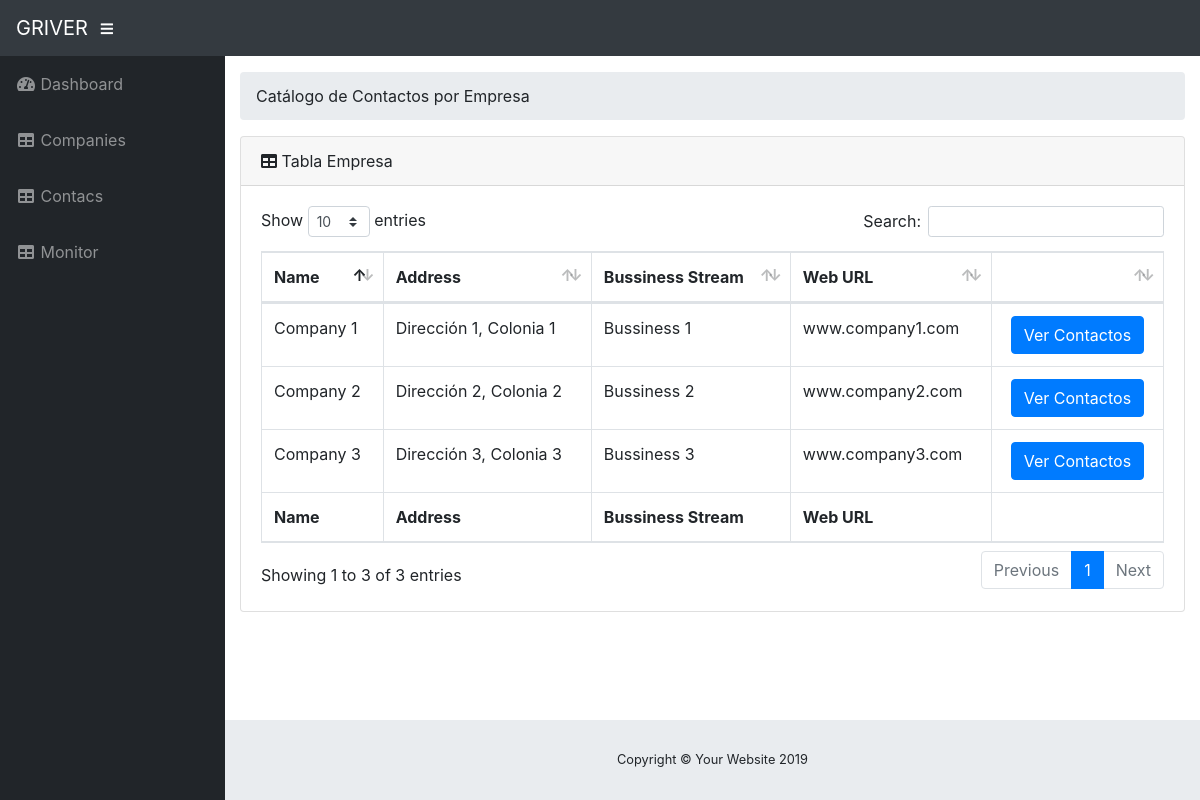
Screenshot of /resources/views/monitor/index.php with the database file from the repository.
### tables this page shows
CREATE TABLE company (
    id INT NOT NULL AUTO_INCREMENT,
    company_name VARCHAR(100) NOT NULL,
    company_rfc VARCHAR(100) NOT NULL,
    company_address VARCHAR(100) NOT NULL,
    business_stream VARCHAR(100) NOT NULL,
    company_website_url VARCHAR(255) NOT NULL,
    company_country VARCHAR(50),
    PRIMARY KEY (id)
);

### php/model/crud/CompanyCrud.php (called while the page is built, shortened)
<?php
	class CompanyCrud{
		public function companies(){
			$db = DataBase::conectar();
			$companies = $db->query('SELECT * FROM company');
			return $companies;
		}
	}
 ?>

### resources/views/monitor/index.php (the view, shortened to what this page needs)
<?php
include '../../../php/model/crud/CompanyCrud.php';
$company_crud = new CompanyCrud();
$companies = $company_crud->companies();
?>
<!DOCTYPE html>
<html lang="en">
<head>
  <link href="../../../vendor/fontawesome-free/css/all.min.css" rel="stylesheet" type="text/css">
  <link href="../../../vendor/datatables/dataTables.bootstrap4.css" rel="stylesheet">
  <link href="../../../css/sb-admin.css" rel="stylesheet">
</head>
<body id="page-top">
  <nav class="navbar navbar-expand navbar-dark bg-dark static-top">
    <a class="navbar-brand mr-1" href="../index.php">GRIVER</a>
    <button class="btn btn-link btn-sm text-white order-1 order-sm-0" id="sidebarToggle" href="#">
      <i class="fas fa-bars"></i>
    </button>
  </nav>
  <div id="wrapper">
    <ul class="sidebar navbar-nav">
      <li class="nav-item ">
        <a class="nav-link" href="../index.php">
          <i class="fas fa-fw fa-tachometer-alt"></i>
          <span>Dashboard</span>
        </a>
      </li>
      <li class="nav-item">
        <a class="nav-link" href="../company/">
          <i class="fas fa-fw fa-table"></i>
          <span>Companies</span></a>
      </li>
      <li class="nav-item">
        <a class="nav-link" href="../contact/">
          <i class="fas fa-fw fa-table"></i>
          <span>Contacs</span></a>
      </li>
      <li class="nav-item">
        <a class="nav-link" href="../monitor/">
          <i class="fas fa-fw fa-table"></i>
          <span>Monitor</span></a>
      </li>
    </ul>
    <div id="content-wrapper">
      <div class="container-fluid">
        <ol class="breadcrumb">
          <li class="breadcrumb-item">
            Catálogo de Contactos por Empresa
          </li>
        </ol>
        <div class="card mb-3">
          <div class="card-header">
            <i class="fas fa-table"></i>
            Tabla Empresa</div>
          <div class="card-body">
            <div class="table-responsive">
              <table class="table table-bordered" id="dataTable" width="100%" cellspacing="0">
                <thead>
                  <tr>
                    <th>Name</th>
                    <th>Address</th>
                    <th>Bussiness Stream</th>
                    <th>Web URL</th>
                    <th></th>
                  </tr>
                </thead>
                <tfoot>
                  <tr>
                    <th>Name</th>
                    <th>Address</th>
                    <th>Bussiness Stream</th>
                    <th>Web URL</th>
                    <th></th>
                  </tr>
                </tfoot>
                <tbody>
                    <?php foreach ($companies as $company) {?>
                        <tr>
                            <td><?php echo $company['company_name'] ?></td>
                            <td><?php echo $company['company_address'] ?></td>
                            <td><?php echo $company['business_stream'] ?></td>
                            <td><?php echo $company['company_website_url'] ?></td>
                            <td align="center">
                              <form action="show.php" method="post">
                                <input class="btn btn-primary" type="submit" value="Ver Contactos">
                              </form>
                            </td>
                        </tr>
                    <?php }?>
                </tbody>
              </table>
            </div>
          </div>
        </div>
      </div>
      <footer class="sticky-footer">
        <div class="container my-auto">
          <div class="copyright text-center my-auto">
            <span>Copyright © Your Website 2019</span>
          </div>
        </div>
      </footer>
    </div>
  </div>
</body>
</html>

### rows the page displays
company: company_name "Company 1", company_address "Dirección 1, Colonia 1", business_stream "Bussiness 1", company_website_url "www.company1.com"
company: company_name "Company 2", company_address "Dirección 2, Colonia 2", business_stream "Bussiness 2", company_website_url "www.company2.com"
company: company_name "Company 3", company_address "Dirección 3, Colonia 3", business_stream "Bussiness 3", company_website_url "www.company3.com"
